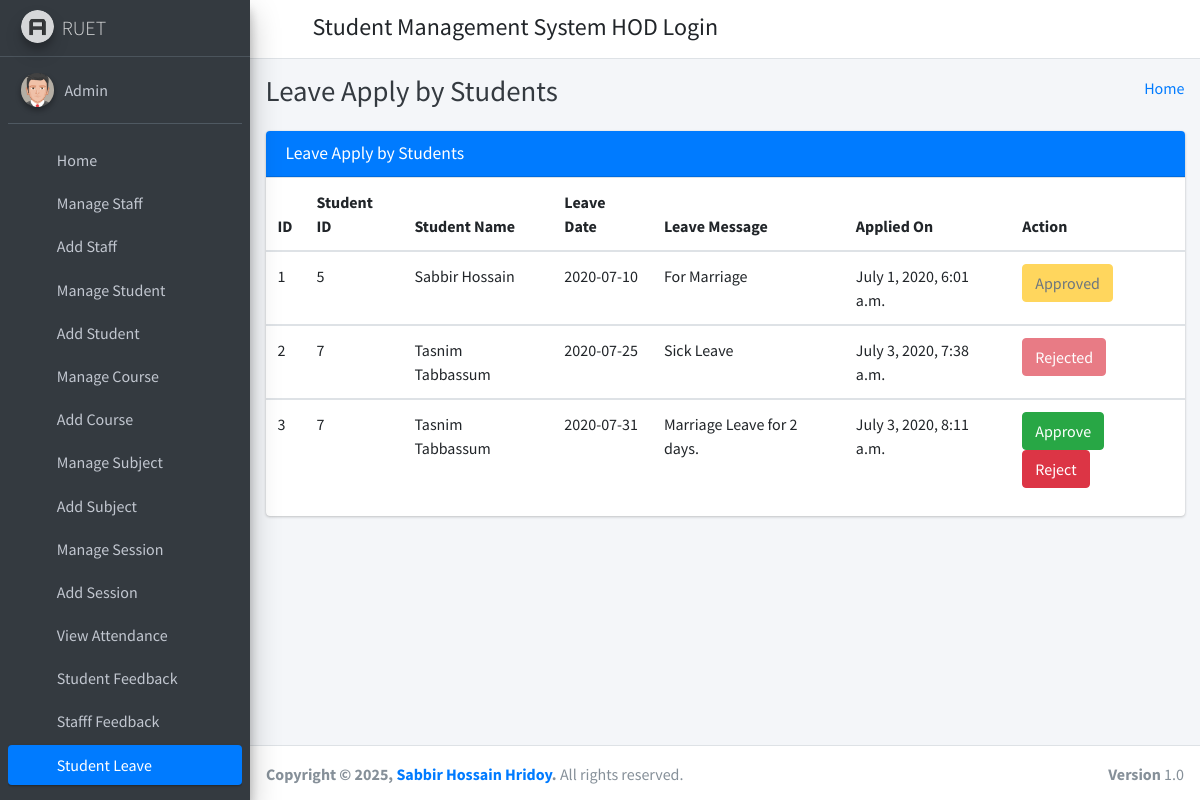
/student_leave_view/ (signed in), run on the app's committed database.
### student_management_app/models.py (models this page shows)
class CustomUser(AbstractUser):
    user_type_data = ((1, "HOD"), (2, "Staff"), (3, "Student"))
    user_type = models.CharField(default=1, choices=user_type_data, max_length=10)

class LeaveReportStudent(models.Model):
    id = models.AutoField(primary_key=True)
    student_id = models.ForeignKey(Students, on_delete=models.CASCADE)
    leave_date = models.CharField(max_length=255)
    leave_message = models.TextField()
    leave_status = models.IntegerField(default=0)
    created_at = models.DateTimeField(auto_now_add=True)
    updated_at = models.DateTimeField(auto_now=True)
    objects = models.Manager()

class Students(models.Model):
    id = models.AutoField(primary_key=True)
    admin = models.OneToOneField(CustomUser, on_delete = models.CASCADE)
    gender = models.CharField(max_length=50)
    profile_pic = models.FileField()
    address = models.TextField()
    course_id = models.ForeignKey(Courses, on_delete=models.DO_NOTHING, default=1)
    session_year_id = models.ForeignKey(SessionYearModel, on_delete=models.CASCADE)
    created_at = models.DateTimeField(auto_now_add=True)
    updated_at = models.DateTimeField(auto_now=True)
    objects = models.Manager()

### student_management_app/HodViews.py (the view)
# urls.py: path('student_leave_view/', HodViews.student_leave_view, name="student_leave_view"),
def student_leave_view(request):
    leaves = LeaveReportStudent.objects.all()
    context = {
        "leaves": leaves
    }
    return render(request, 'hod_template/student_leave_view.html', context)

### student_management_app/LoginCheckMiddleWare.py (called while the page is built, shortened)
    def process_view(self, request, view_func, view_args, view_kwargs):
        modulename = view_func.__module__
        user = request.user
        if user.is_authenticated:
            if user.user_type == "1":
                if modulename == "student_management_app.HodViews":
                    pass
                elif modulename == "student_management_app.views" or modulename == "django.views.static":
                    pass
                else:
                    return redirect("admin_home")
            else:
                return redirect("login")
        else:
            if request.path == reverse("login") or request.path == reverse("doLogin"):
                pass
            else:
                return redirect("login")

### student_management_app/templates/hod_template/student_leave_view.html (shortened to what this page needs)
{% extends 'hod_template/base_template.html' %}
{% block page_title %}
    Leave Apply by Students
{% endblock page_title %}
{% block main_content %}
{% load static %}
<section class="content">
        <div class="container-fluid">
            <div class="row">
                <div class="col-md-12">
                    <div class="card card-primary">
                        <div class="card-header">
                            <h3 class="card-title">Leave Apply by Students</h3>
                        </div>
                        <div class="table-responsive">
                            <table class="table">
                                <thead>
                                <tr>
                                    <th>ID</th>
                                    <th>Student ID</th>
                                    <th>Student Name</th>
                                    <th>Leave Date</th>
                                    <th>Leave Message</th>
                                    <th>Applied On</th>
                                    <th>Action</th>
                                </tr>
                                </thead>
                                {% for leave in leaves %}
                                <tbody>
                                <tr>
                                    <td>{{ leave.id }}</td>
                                    <td>{{ leave.student_id.admin.id }}</td>
                                    <td>{{ leave.student_id.admin.first_name }} {{ feedback.student_id.admin.last_name }}</td>
                                    <td>{{ leave.leave_date }}</td>
                                    <td>{{ leave.leave_message }}</td>
                                    <td>{{ leave.created_at }}</td>
                                    <td>
                                        {% if leave.leave_status == 0 %}
                                            <a href="{% url 'student_leave_approve' leave_id=leave.id %}" class="btn btn-success">Approve</a>
                                            <a href="{% url 'student_leave_reject' leave_id=leave.id %}" class="btn btn-danger">Reject</a>
                                        {% elif leave.leave_status == 1 %}
                                            <button class="btn btn-warning" disabled="disabled">Approved</button>
                                        {% else %}
                                            <button class="btn btn-danger" disabled="disabled">Rejected</button>
                                        {% endif %}
                                    </td>
                                </tr>
                                </tbody>
                                {% endfor %}
                            </table>
                        </div>
                    </div>
                </div>
            </div>
        </div>
      </section>
  {% endblock main_content %}

### student_management_app/templates/hod_template/sidebar_template.html (shortened to what this page needs)
{% load static %}
<aside class="main-sidebar sidebar-dark-primary elevation-4">
      <a href="{% url 'admin_home' %}" class="brand-link">
        <img src="{% static 'dist/img/AdminLTELogo.png' %}" alt="AdminLTE Logo" class="brand-image img-circle elevation-3"
            style="opacity: .8">
        <span class="brand-text font-weight-light"> RUET </span>
      </a>
      <div class="sidebar">
        <div class="user-panel mt-3 pb-3 mb-3 d-flex">
          <div class="image">
            <img src="{% static 'dist/img/user2-160x160.jpg' %}" class="img-circle elevation-2" alt="User Image">
          </div>
          <div class="info">
            <a href="{% url 'admin_profile' %}" class="d-block">{{ user.first_name }} {{ user.last_name }}</a>
          </div>
        </div>
        <nav class="mt-2">
          <ul class="nav nav-pills nav-sidebar flex-column" data-widget="treeview" role="menu" data-accordion="false">
            <li class="nav-item">
              {% url 'admin_home' as admin_home %}
              <a href="{{ admin_home }}" class="nav-link {% if request.path == admin_home %} active {% endif %}">
                <i class="nav-icon fas fa-tachometer-alt"></i>
                <p>
                  Home
                </p>
              </a>
            </li>
            <li class="nav-item">
              {% url 'manage_staff' as manage_staff %}
              {% url 'edit_staff' staff_id=id as edit_staff %}
              <a href="{{ manage_staff }}" class="nav-link {% if request.path == manage_staff %} active {% endif %} {% if request.path == edit_staff %} active {% endif %}">
                <i class="nav-icon fas fa-chalkboard-teacher"></i>
                <p>
                  Manage Staff
                </p>
              </a>
            </li>
            <li class="nav-item">
              {% url 'add_staff' as add_staff %}
              <a href="{{ add_staff }}" class="nav-link {% if request.path == add_staff %} active {% endif %}">
                <i class="nav-icon fas fa-th"></i>
                <p>
                  Add Staff
                </p>
              </a>
            </li>
            <li class="nav-item">
              {% url 'manage_student' as manage_student %}
              {% url 'edit_student' student_id=id as edit_student %}
              <a href="{{ manage_student }}" class="nav-link {% if request.path == manage_student %} active {% endif %} {% if request.path == edit_student %} active {% endif %}">
                <i class="nav-icon fas fa-user-graduate"></i>
                <p>
                  Manage Student
                </p>
              </a>
            </li>
            <li class="nav-item">
              {% url 'add_student' as add_student %}
              <a href="{{ add_student }}" class="nav-link {% if request.path == add_student %} active {% endif %}">
                <i class="nav-icon fas fa-th"></i>
                <p>
                  Add Student
                </p>
              </a>
            </li>
            <li class="nav-item">
              {% url 'manage_course' as manage_course %}
              {% url 'edit_course' course_id=id as edit_course %}
              <a href="{{ manage_course }}" class="nav-link {% if request.path == manage_course %} active {% endif %} {% if request.path == edit_course %} active {% endif %}">
                <i class="nav-icon fas fa-chalkboard"></i>
                <p>
                  Manage Course
                </p>
              </a>
            </li>
            <li class="nav-item">
            {% url 'add_course' as add_course %}
              <a href="{{ add_course }}" class="nav-link {% if request.path == add_course %} active {% endif %}">
                <i class="nav-icon fas fa-th"></i>
                <p>
                  Add Course
                </p>
              </a>
            </li>
            <li class="nav-item">
              {% url 'manage_subject' as manage_subject %}
              {% url 'edit_subject' subject_id=id as edit_subject %}
              <a href="{{ manage_subject }}" class="nav-link {% if request.path == manage_subject %} active {% endif %} {% if request.path == edit_subject %} active {% endif %}">
                <i class="nav-icon fas fa-book"></i>
                <p>
                  Manage Subject
                </p>
              </a>
            </li>
            <li class="nav-item">
              {% url 'add_subject' as add_subject %}
              <a href="{{ add_subject }}" class="nav-link {% if request.path == add_subject %} active {% endif %}">
                <i class="nav-icon fas fa-th"></i>
                <p>
                  Add Subject
                </p>
              </a>
            </li>
            <li class="nav-item">
              {% url 'manage_session' as manage_session %}
              {% url 'edit_session' session_id=id as edit_session %}
              <a href="{{ manage_session }}" class="nav-link {% if request.path == manage_session %} active {% endif %} {% if request.path == edit_session %} active {% endif %}">
                <i class="nav-icon fas fa-graduation-cap"></i>
                <p>
                  Manage Session
                </p>
              </a>
            </li>
            <li class="nav-item">
              {% url 'add_session' as add_session %}
              <a href="{{ add_session }}" class="nav-link {% if request.path == add_session %} active {% endif %}">
                <i class="nav-icon fas fa-th"></i>
                <p>
                  Add Session
                </p>
              </a>
            </li>
            <li class="nav-item">
              {% url 'admin_view_attendance' as admin_view_attendance %}
              <a href="{{ admin_view_attendance }}" class="nav-link {% if request.path == admin_view_attendance %} active {% endif %}">
                <i class="nav-icon fas fa-calendar-alt"></i>
                <p>
                  View Attendance
                </p>
              </a>
            </li>
            <li class="nav-item">
              {% url 'student_feedback_message' as student_feedback_message %}
              <a href="{{ student_feedback_message }}" class="nav-link {% if request.path == student_feedback_message %} active {% endif %}">
                <i class="nav-icon fas fa-th"></i>
                <p>
                  Student Feedback
                </p>
              </a>
            </li>
            <li class="nav-item">
              {% url 'staff_feedback_message' as staff_feedback_message %}
              <a href="{{ staff_feedback_message }}" class="nav-link {% if request.path == staff_feedback_message %} active {% endif %}">
                <i class="nav-icon fas fa-th"></i>
                <p>
                  Stafff Feedback
                </p>
              </a>
            </li>
            <li class="nav-item">
              {% url 'student_leave_view' as student_leave_view %}
              <a href="{{ student_leave_view }}" class="nav-link {% if request.path == student_leave_view %} active {% endif %}">
                <i class="nav-icon fas fa-th"></i>
                <p>
                  Student Leave
                </p>
              </a>
            </li>
            <li class="nav-item">
              {% url 'staff_leave_view' as staff_leave_view %}
              <a href="{{ staff_leave_view }}" class="nav-link {% if request.path == staff_leave_view %} active {% endif %}">
                <p>
                </p>
              </a>
            </li>
          </ul>
        </nav>
      </div>
    </aside>

### data on the page
CustomUser: first_name "Admin"
LeaveReportStudent: id "1", student_id.admin.id "5", student_id.admin.first_name "Sabbir Hossain", leave_date "2020-07-10", leave_message "For Marriage", created_at "July 1, 2020, 6:01 a.m.", leave_status "Approved"
LeaveReportStudent: id "2", student_id.admin.id "7", student_id.admin.first_name "Tasnim Tabbassum", leave_date "2020-07-25", leave_message "Sick Leave", created_at "July 3, 2020, 7:38 a.m.", leave_status "Rejected"
LeaveReportStudent: id "3", student_id.admin.id "7", student_id.admin.first_name "Tasnim Tabbassum", leave_date "2020-07-31", leave_message "Marriage Leave for 2 days.", created_at "July 3, 2020, 8:11 a.m.", leave_status "Approve"
